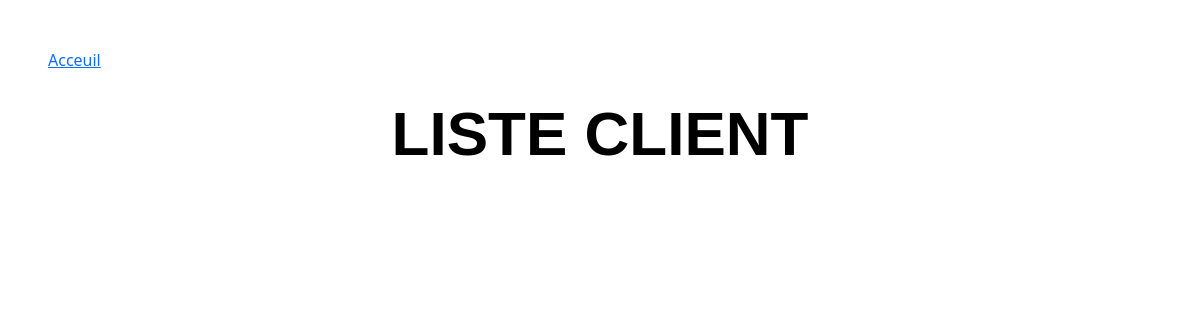
Page /Client/ on the earlier database version.
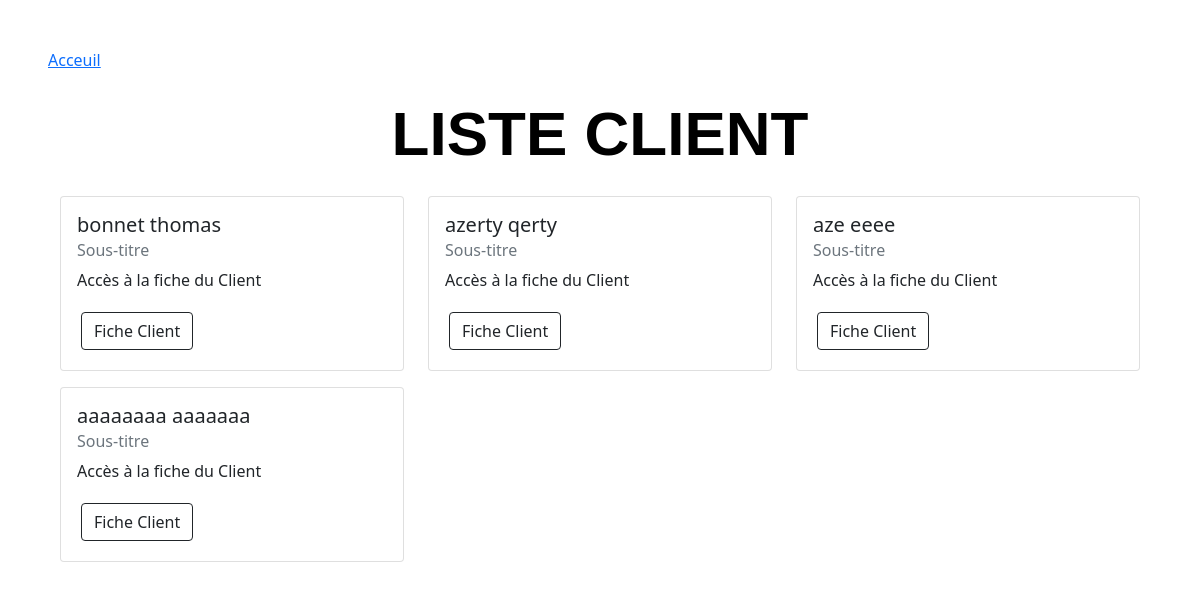
Same page on the later database version.
### Client/models.py (models this page shows)
class Client(models.Model):
    Nom = models.CharField(max_length=50)
    Prenom = models.CharField(max_length=50)
    Date_naissance = models.DateField()
    numero_de_rue = models.DecimalField(decimal_places=0, max_digits=3, default="")
    code_postal = models.DecimalField(max_digits=5, decimal_places=0, default="")
    Ville=models.CharField(max_length=100)
    Categorie_socioPro = models.CharField(max_length=100, choices= cat_socio)
    phone_regex = RegexValidator(regex=r'^\+?1?\d{9,15}$',
                                 message="Phone number must be entered in the format: '+999999999'. Up to 15 digits allowed.")
    Numero_Telephone = models.CharField(validators=[phone_regex], max_length=17, blank=True)
    Email = models.EmailField(max_length=254, blank=True)

### Client/views.py (the view)
# urls.py: path('', views.IndexView, name="Client"), #lien vers l'index du site
def IndexView(request): # Vue de la page d'accueil du site
    client = Client.objects.all()
    context = {'client': client}
    return render(request, 'Client/ClientList.html', context)

### Client/templates/Client/ClientList.html (shortened to what this page needs)
<html lang="fr">
{% load static %}
<head>
<link href="https://cdn.jsdelivr.net/npm/bootstrap@5.0.0-beta3/dist/css/bootstrap.min.css" rel="stylesheet"
integrity="sha384-eOJMYsd53ii+scO/bJGFsiCZc+5NDVN2yr8+0RDqr0Ql0h+rP48ckxlpbzKgwra6">
<link rel="stylesheet" type="text/css" href="{% static 'Client/styleClient.css' %}">
</head>
<body class="m-5">
    <div class="wrapper">
        <nav class="main-nav">
            <ul>
                <li><a href="">Acceuil</a></li>
            </ul>
        </nav>
        <h1>Liste Client</h1>
        <section class="container">
            <div class="row">
                {% for Client in client %}
                <div class="col-md-4">
                    <div class="card my-2">
                        <div class="card-body">
                            <h5 class="card-title">{{Client.Nom}} {{Client.Prenom}}</h5>
                            <h6 class="card-subtitle mb-2 text-muted">Sous-titre</h6>
                            <p class="card-text">Accès à la fiche du Client</p>
                            <a class="btn btn-outline-dark m-1" href="{{Client.id}}">Fiche Client</a>
                        </div>
                    </div>
                </div>
                {% endfor %}
            </div>
        </section>
    </div>
</body>
</html>

Differences in the rows shown:
added Client: Nom "bonnet", Prenom "thomas"
added Client: Nom "azerty", Prenom "qerty"
added Client: Nom "aze", Prenom "eeee"
added Client: Nom "aaaaaaaa", Prenom "aaaaaaa"
